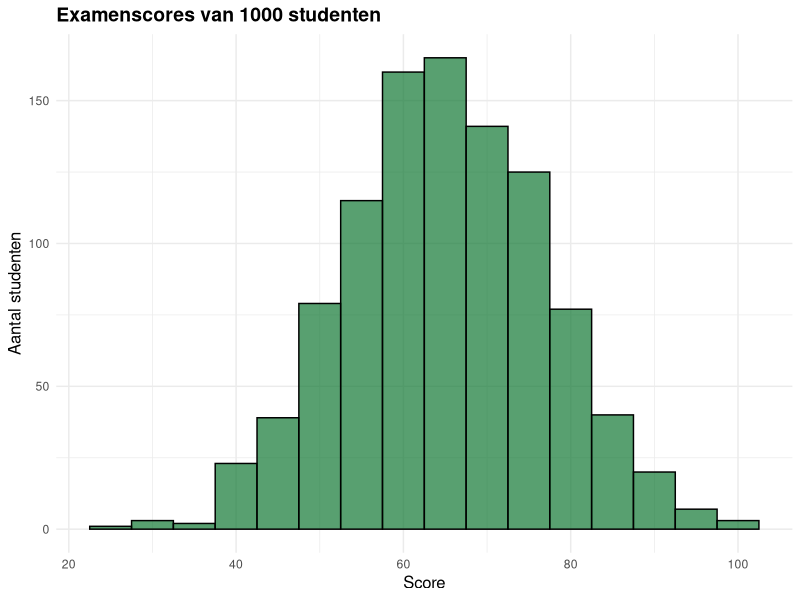
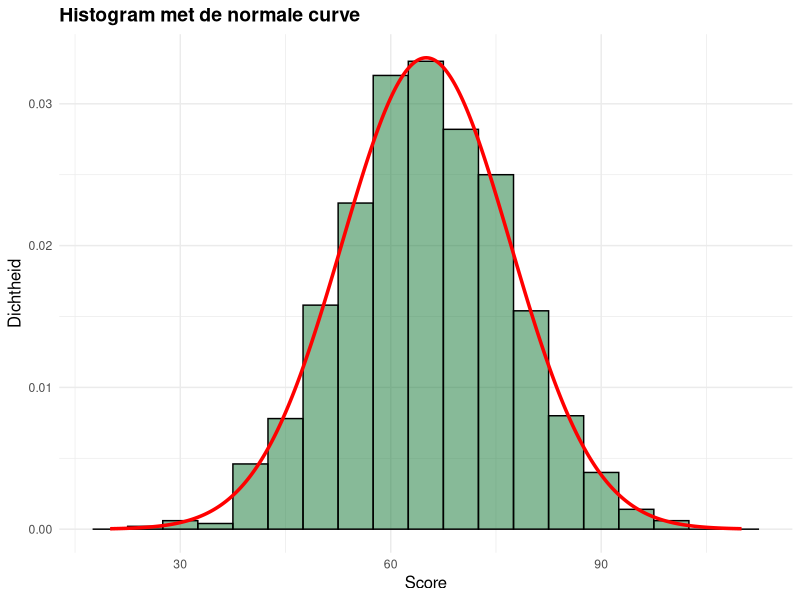
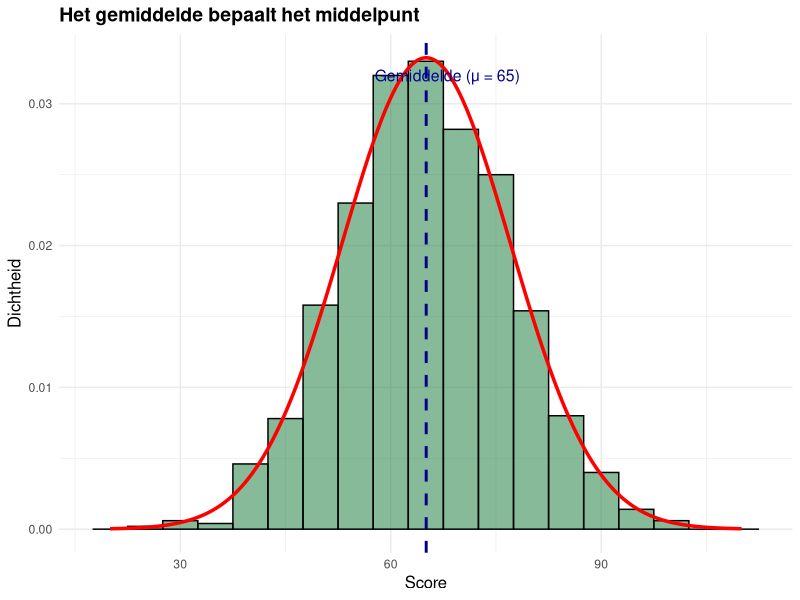
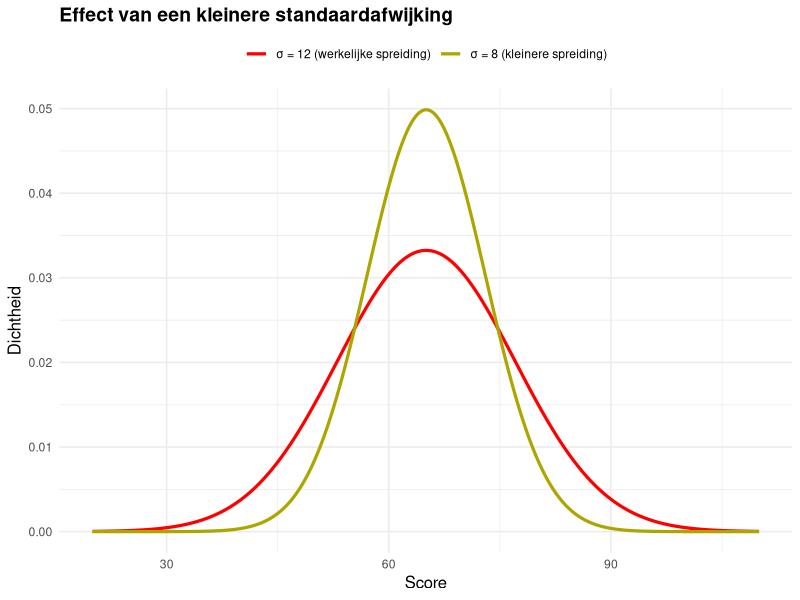
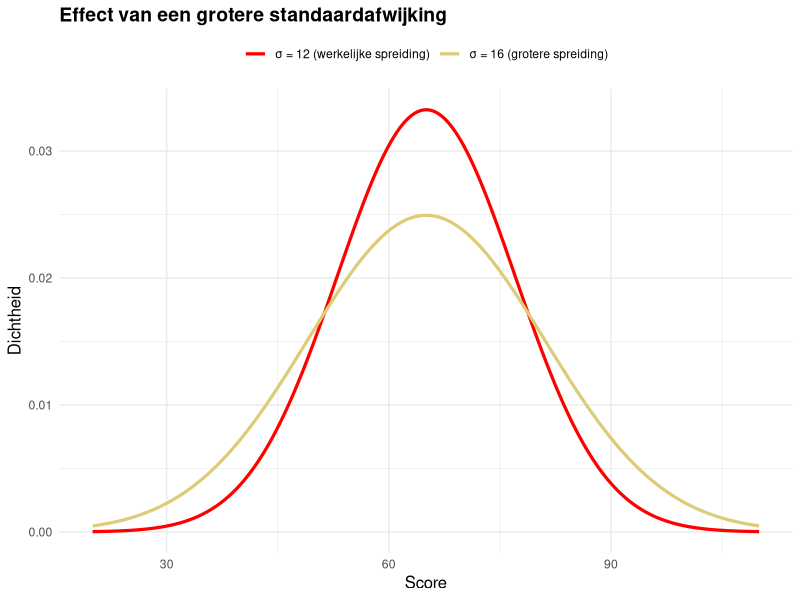
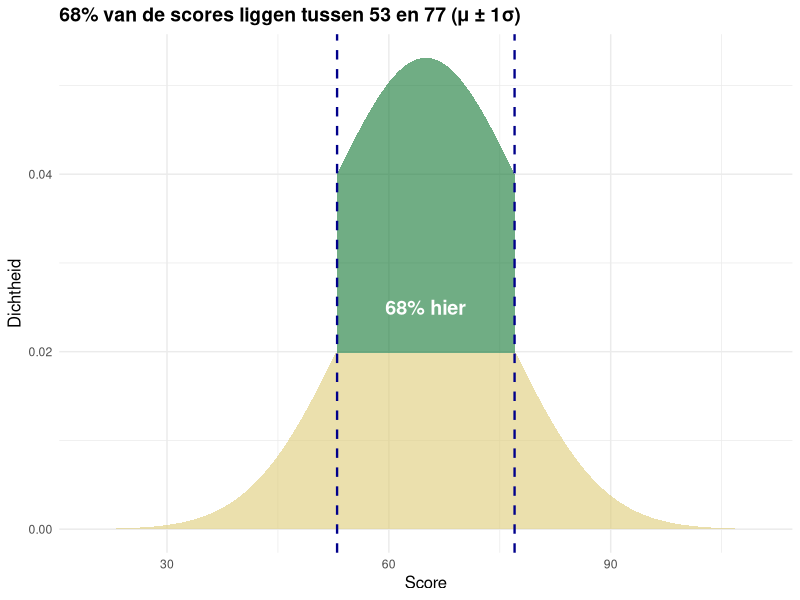
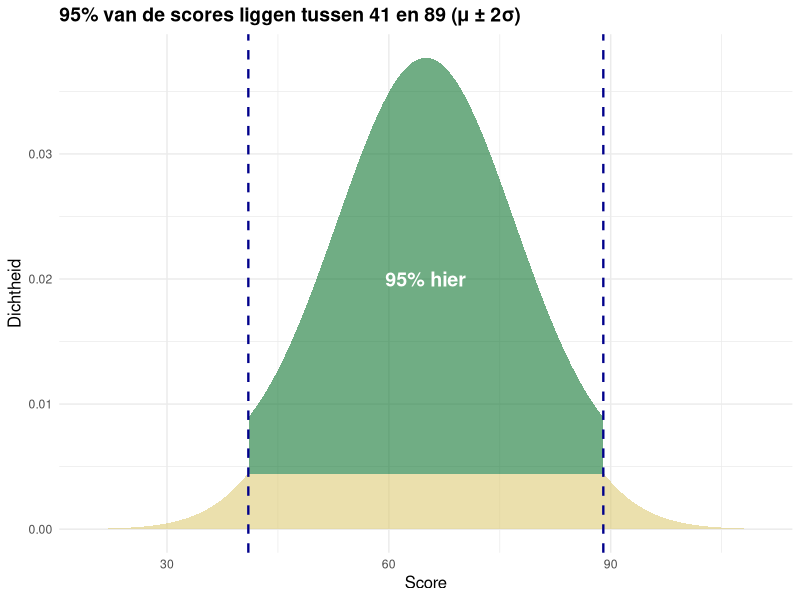
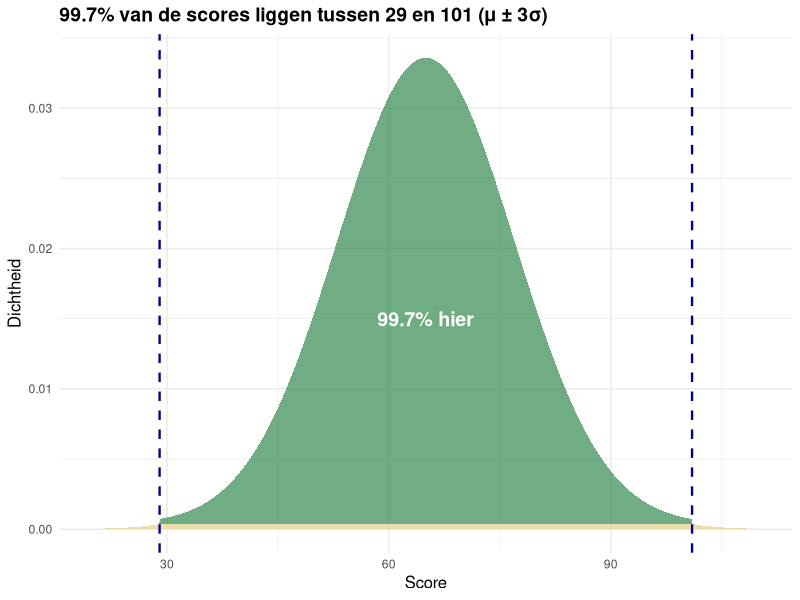

These figures' R source, in order:
## ---- chunk 1
library(tidyverse)
library(gridExtra)

# Set random seed for reproducibility
set.seed(2024)

# Generate some realistic data for a first example
# Let's use exam scores (mean 65, sd 12)
exam_scores <- rnorm(1000, mean = 65, sd = 12)
exam_scores <- pmax(0, pmin(100, exam_scores))  # Clip to 0-100

# Create a data frame
data_exam <- tibble(Score = exam_scores)

# Define the normal distribution function for overlays
dnorm_data <- function(x, mean = 0, sd = 1) {
  (1 / (sd * sqrt(2 * pi))) * exp(-0.5 * ((x - mean) / sd)^2)
}

# Prepare data for the normal curve
x_seq <- seq(20, 110, length.out = 500)

# Calculate densities for different standard deviations
# For visualization: scale so density integrates to 1 over the range
mean_exam <- mean(exam_scores)
sd_exam <- sd(exam_scores)

normal_curve_12 <- tibble(
  x = x_seq,
  density = dnorm(x_seq, mean = mean_exam, sd = 12)
)

normal_curve_8 <- tibble(
  x = x_seq,
  density = dnorm(x_seq, mean = mean_exam, sd = 8)
)

normal_curve_16 <- tibble(
  x = x_seq,
  density = dnorm(x_seq, mean = mean_exam, sd = 16)
)

# For the 68-95-99.7 illustration
sd_val <- 12
mean_val <- 65

# Store for the empirical rule section
empirical_data <- tibble(
  x = x_seq,
  density = dnorm(x_seq, mean = mean_val, sd = sd_val),
  within_1sd = ifelse(between(x, mean_val - sd_val, mean_val + sd_val), "Ja", "Nee"),
  within_2sd = ifelse(between(x, mean_val - 2*sd_val, mean_val + 2*sd_val), "Ja", "Nee"),
  within_3sd = ifelse(between(x, mean_val - 3*sd_val, mean_val + 3*sd_val), "Ja", "Nee")
)
## ---- chunk 2
ggplot(data_exam, aes(x = Score)) +
  geom_histogram(binwidth = 5, fill = "#117733", alpha = 0.7, color = "black") +
  theme_minimal() +
  labs(
    title = "Examenscores van 1000 studenten",
    x = "Score",
    y = "Aantal studenten"
  ) +
  theme(
    plot.title = element_text(size = 14, face = "bold"),
    axis.title = element_text(size = 12)
  )
## ---- chunk 3
ggplot(data_exam, aes(x = Score)) +
  geom_histogram(aes(y = after_stat(density)), binwidth = 5, fill = "#117733", alpha = 0.5, color = "black") +
  geom_line(data = normal_curve_12, aes(x = x, y = density), color = "red", size = 1.2) +
  theme_minimal() +
  labs(
    title = "Histogram met de normale curve",
    x = "Score",
    y = "Dichtheid"
  ) +
  theme(
    plot.title = element_text(size = 14, face = "bold"),
    axis.title = element_text(size = 12)
  )
## ---- chunk 4
ggplot(data_exam, aes(x = Score)) +
  geom_histogram(aes(y = after_stat(density)), binwidth = 5, fill = "#117733", alpha = 0.5, color = "black") +
  geom_line(data = normal_curve_12, aes(x = x, y = density), color = "red", size = 1.2) +
  geom_vline(xintercept = mean_exam, color = "darkblue", linetype = "dashed", size = 1) +
  annotate("text", x = mean_exam + 3, y = 0.032, label = "Gemiddelde (μ = 65)", color = "darkblue", size = 4) +
  theme_minimal() +
  labs(
    title = "Het gemiddelde bepaalt het middelpunt",
    x = "Score",
    y = "Dichtheid"
  ) +
  theme(
    plot.title = element_text(size = 14, face = "bold"),
    axis.title = element_text(size = 12)
  )
## ---- chunk 5
comparison_data <- tibble(
  x = rep(x_seq, 2),
  density = c(normal_curve_8$density, normal_curve_12$density),
  SD = rep(c("σ = 8 (kleinere spreiding)", "σ = 12 (werkelijke spreiding)"), each = length(x_seq))
)

ggplot(comparison_data, aes(x = x, y = density, color = SD, linetype = SD)) +
  geom_line(size = 1.1) +
  theme_minimal() +
  scale_color_manual(values = c("σ = 8 (kleinere spreiding)" = "#ADA601", "σ = 12 (werkelijke spreiding)" = "red")) +
  scale_linetype_manual(values = c("σ = 8 (kleinere spreiding)" = "solid", "σ = 12 (werkelijke spreiding)" = "solid")) +
  labs(
    title = "Effect van een kleinere standaardafwijking",
    x = "Score",
    y = "Dichtheid",
    color = NULL,
    linetype = NULL
  ) +
  theme(
    plot.title = element_text(size = 14, face = "bold"),
    axis.title = element_text(size = 12),
    legend.position = "top"
  )
## ---- chunk 6
comparison_data_large <- tibble(
  x = rep(x_seq, 2),
  density = c(normal_curve_16$density, normal_curve_12$density),
  SD = rep(c("σ = 16 (grotere spreiding)", "σ = 12 (werkelijke spreiding)"), each = length(x_seq))
)

ggplot(comparison_data_large, aes(x = x, y = density, color = SD, linetype = SD)) +
  geom_line(size = 1.1) +
  theme_minimal() +
  scale_color_manual(values = c("σ = 16 (grotere spreiding)" = "#DDCC77", "σ = 12 (werkelijke spreiding)" = "red")) +
  scale_linetype_manual(values = c("σ = 16 (grotere spreiding)" = "solid", "σ = 12 (werkelijke spreiding)" = "solid")) +
  labs(
    title = "Effect van een grotere standaardafwijking",
    x = "Score",
    y = "Dichtheid",
    color = NULL,
    linetype = NULL
  ) +
  theme(
    plot.title = element_text(size = 14, face = "bold"),
    axis.title = element_text(size = 12),
    legend.position = "top"
  )
## ---- chunk 7
ggplot(empirical_data, aes(x = x, y = density, fill = within_1sd)) +
  geom_area(alpha = 0.6) +
  scale_fill_manual(values = c("Ja" = "#117733", "Nee" = "#DDCC77"), name = NULL) +
  geom_vline(xintercept = c(mean_val - sd_val, mean_val + sd_val), color = "darkblue", linetype = "dashed", size = 0.8) +
  annotate("text", x = mean_val, y = 0.025, label = "68% hier", color = "white", size = 5, fontface = "bold") +
  theme_minimal() +
  labs(
    title = "68% van de scores liggen tussen 53 en 77 (μ ± 1σ)",
    x = "Score",
    y = "Dichtheid"
  ) +
  theme(
    plot.title = element_text(size = 14, face = "bold"),
    axis.title = element_text(size = 12),
    legend.position = "none"
  )
## ---- chunk 8
ggplot(empirical_data, aes(x = x, y = density, fill = within_2sd)) +
  geom_area(alpha = 0.6) +
  scale_fill_manual(values = c("Ja" = "#117733", "Nee" = "#DDCC77"), name = NULL) +
  geom_vline(xintercept = c(mean_val - 2*sd_val, mean_val + 2*sd_val), color = "darkblue", linetype = "dashed", size = 0.8) +
  annotate("text", x = mean_val, y = 0.020, label = "95% hier", color = "white", size = 5, fontface = "bold") +
  theme_minimal() +
  labs(
    title = "95% van de scores liggen tussen 41 en 89 (μ ± 2σ)",
    x = "Score",
    y = "Dichtheid"
  ) +
  theme(
    plot.title = element_text(size = 14, face = "bold"),
    axis.title = element_text(size = 12),
    legend.position = "none"
  )
## ---- chunk 9
ggplot(empirical_data, aes(x = x, y = density, fill = within_3sd)) +
  geom_area(alpha = 0.6) +
  scale_fill_manual(values = c("Ja" = "#117733", "Nee" = "#DDCC77"), name = NULL) +
  geom_vline(xintercept = c(mean_val - 3*sd_val, mean_val + 3*sd_val), color = "darkblue", linetype = "dashed", size = 0.8) +
  annotate("text", x = mean_val, y = 0.015, label = "99.7% hier", color = "white", size = 5, fontface = "bold") +
  theme_minimal() +
  labs(
    title = "99.7% van de scores liggen tussen 29 en 101 (μ ± 3σ)",
    x = "Score",
    y = "Dichtheid"
  ) +
  theme(
    plot.title = element_text(size = 14, face = "bold"),
    axis.title = element_text(size = 12),
    legend.position = "none"
  )
